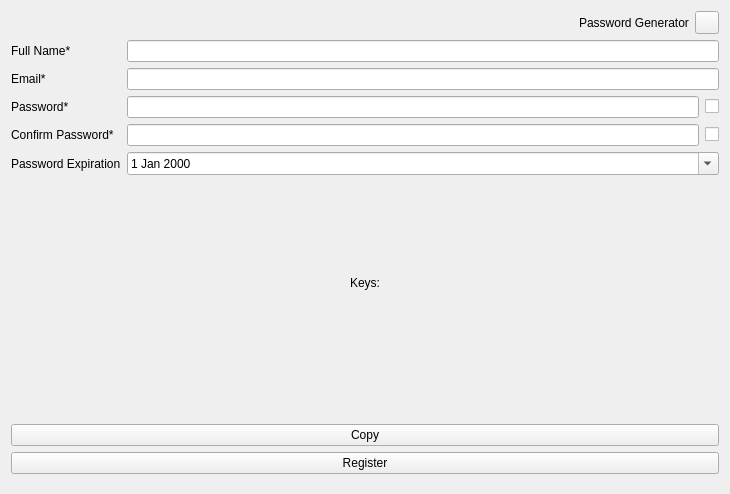
<?xml version="1.0" encoding="UTF-8"?>
<ui version="4.0">
 <class>new_user</class>
 <widget class="QWidget" name="new_user">
  <property name="geometry">
   <rect>
    <x>0</x>
    <y>0</y>
    <width>730</width>
    <height>494</height>
   </rect>
  </property>
  <property name="windowTitle">
   <string>Form</string>
  </property>
  <layout class="QVBoxLayout" name="verticalLayout">
   <item>
    <layout class="QHBoxLayout" name="horizontalLayout_11">
     <property name="sizeConstraint">
      <enum>QLayout::SetFixedSize</enum>
     </property>
     <item>
      <spacer name="horizontalSpacer_3">
       <property name="orientation">
        <enum>Qt::Horizontal</enum>
       </property>
       <property name="sizeHint" stdset="0">
        <size>
         <width>40</width>
         <height>20</height>
        </size>
       </property>
      </spacer>
     </item>
     <item>
      <widget class="QLabel" name="lbl_generate_password">
       <property name="text">
        <string>Password Generator</string>
       </property>
      </widget>
     </item>
     <item>
      <widget class="QToolButton" name="tbtn_generate_password">
       <property name="cursor">
        <cursorShape>PointingHandCursor</cursorShape>
       </property>
       <property name="text">
        <string/>
       </property>
      </widget>
     </item>
    </layout>
   </item>
   <item>
    <layout class="QFormLayout" name="formLayout_2">
     <item row="0" column="0">
      <widget class="QLabel" name="lbl_name">
       <property name="text">
        <string>Full Name*</string>
       </property>
      </widget>
     </item>
     <item row="0" column="1">
      <widget class="QLineEdit" name="lnedt_name"/>
     </item>
     <item row="1" column="0">
      <widget class="QLabel" name="lbl_email">
       <property name="text">
        <string>Email*</string>
       </property>
      </widget>
     </item>
     <item row="1" column="1">
      <widget class="QLineEdit" name="lnedt_email"/>
     </item>
     <item row="2" column="0">
      <widget class="QLabel" name="lbl_password">
       <property name="text">
        <string>Password*</string>
       </property>
      </widget>
     </item>
     <item row="2" column="1">
      <layout class="QHBoxLayout" name="horizontalLayout_9">
       <item>
        <widget class="QLineEdit" name="lnedt_password">
         <property name="echoMode">
          <enum>QLineEdit::Password</enum>
         </property>
        </widget>
       </item>
       <item>
        <widget class="QCheckBox" name="chk_password">
         <property name="cursor">
          <cursorShape>PointingHandCursor</cursorShape>
         </property>
         <property name="text">
          <string/>
         </property>
        </widget>
       </item>
      </layout>
     </item>
     <item row="3" column="0">
      <widget class="QLabel" name="lbl_password2">
       <property name="text">
        <string>Confirm Password*</string>
       </property>
      </widget>
     </item>
     <item row="3" column="1">
      <layout class="QHBoxLayout" name="horizontalLayout_12">
       <item>
        <widget class="QLineEdit" name="lnedt_password2">
         <property name="echoMode">
          <enum>QLineEdit::Password</enum>
         </property>
        </widget>
       </item>
       <item>
        <widget class="QCheckBox" name="chk_password2">
         <property name="cursor">
          <cursorShape>PointingHandCursor</cursorShape>
         </property>
         <property name="text">
          <string/>
         </property>
        </widget>
       </item>
      </layout>
     </item>
     <item row="4" column="0">
      <widget class="QLabel" name="lbl_password_exp">
       <property name="text">
        <string>Password Expiration</string>
       </property>
      </widget>
     </item>
     <item row="4" column="1">
      <widget class="QDateEdit" name="dte_password_exp">
       <property name="calendarPopup">
        <bool>true</bool>
       </property>
      </widget>
     </item>
    </layout>
   </item>
   <item>
    <layout class="QVBoxLayout" name="verticalLayout_6">
     <property name="bottomMargin">
      <number>9</number>
     </property>
     <item>
      <widget class="QLabel" name="lbl_passphrase_desc">
       <property name="maximumSize">
        <size>
         <width>16777215</width>
         <height>35</height>
        </size>
       </property>
       <property name="styleSheet">
        <string notr="true"/>
       </property>
       <property name="text">
        <string>Keys:</string>
       </property>
       <property name="alignment">
        <set>Qt::AlignCenter</set>
       </property>
      </widget>
     </item>
     <item>
      <widget class="QWidget" name="word_widget" native="true">
       <layout class="QVBoxLayout" name="verticalLayout_8">
        <property name="leftMargin">
         <number>0</number>
        </property>
        <property name="topMargin">
         <number>0</number>
        </property>
        <property name="rightMargin">
         <number>0</number>
        </property>
        <property name="bottomMargin">
         <number>0</number>
        </property>
        <item>
         <layout class="QGridLayout" name="gbox_words"/>
        </item>
       </layout>
      </widget>
     </item>
     <item>
      <layout class="QHBoxLayout" name="horizontalLayout_13">
       <property name="topMargin">
        <number>6</number>
       </property>
       <item>
        <widget class="QPushButton" name="btn_copy">
         <property name="cursor">
          <cursorShape>PointingHandCursor</cursorShape>
         </property>
         <property name="text">
          <string>Copy</string>
         </property>
        </widget>
       </item>
      </layout>
     </item>
     <item>
      <layout class="QHBoxLayout" name="horizontalLayout_14">
       <property name="spacing">
        <number>6</number>
       </property>
       <property name="sizeConstraint">
        <enum>QLayout::SetDefaultConstraint</enum>
       </property>
       <item>
        <widget class="QPushButton" name="btn_register">
         <property name="cursor">
          <cursorShape>PointingHandCursor</cursorShape>
         </property>
         <property name="text">
          <string>Register</string>
         </property>
        </widget>
       </item>
      </layout>
     </item>
    </layout>
   </item>
  </layout>
 </widget>
 <resources/>
 <connections/>
</ui>
